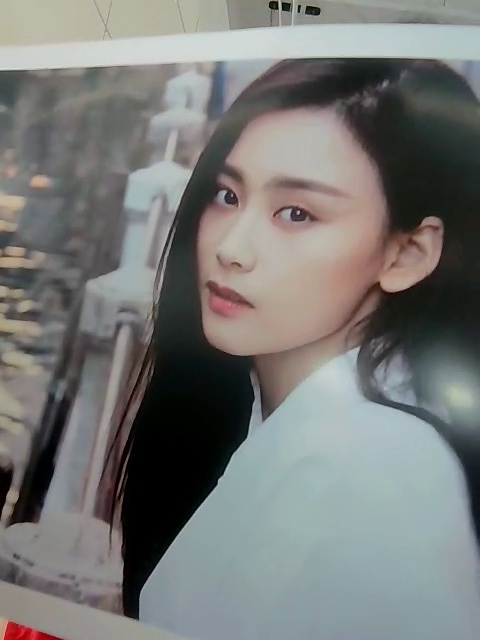
#> input picture images/image_F1.jpg, 480 x 640 px; its folder holds only this picture in this run
$ python -i moire.py   (imports and definitions only)
#> lines starting #> are read from the running program, lines starting #| are printed output that depends on the picture
import numpy as np
import cv2
from skimage.filters import difference_of_gaussians, window
from scipy.fftpack import fftn, fftshift
import random, os
import pyopencl as cl
import tqdm


def moire_image(I, debug=1):
    rows, cols = I.shape
    m = cv2.getOptimalDFTSize(rows)
    n = cv2.getOptimalDFTSize(cols)
    padded = cv2.copyMakeBorder(I, 0, m - rows, 0, n - cols,
                                cv2.BORDER_CONSTANT, value=[0, 0, 0])

    planes = [np.float32(padded), np.zeros(padded.shape, np.float32)]
    complexI = cv2.merge(planes)  # Add to the expanded another plane with zeros

    cv2.dft(complexI,
            complexI)  # this way the result may fit in the source matrix

    cv2.split(complexI, planes)  # planes[0] = Re(DFT(I), planes[1] = Im(DFT(I))
    cv2.magnitude(planes[0], planes[1], planes[0])  # planes[0] = magnitude
    magI = planes[0]

    matOfOnes = np.ones(magI.shape, dtype=magI.dtype)
    cv2.add(matOfOnes, magI, magI)  # switch to logarithmic scale
    cv2.log(magI, magI)

    magI_rows, magI_cols = magI.shape
    # crop the spectrum, if it has an odd number of rows or columns
    magI = magI[0:(magI_rows & -2), 0:(magI_cols & -2)]
    cx = int(magI_rows / 2)
    cy = int(magI_cols / 2)
    q0 = magI[0:cx, 0:cy]  # Top-Left - Create a ROI per quadrant
    q1 = magI[cx:cx + cx, 0:cy]  # Top-Right
    q2 = magI[0:cx, cy:cy + cy]  # Bottom-Left
    q3 = magI[cx:cx + cx, cy:cy + cy]  # Bottom-Right
    tmp = np.copy(q0)  # swap quadrants (Top-Left with Bottom-Right)
    magI[0:cx, 0:cy] = q3
    magI[cx:cx + cx, cy:cy + cy] = tmp
    tmp = np.copy(q1)  # swap quadrant (Top-Right with Bottom-Left)
    magI[cx:cx + cx, 0:cy] = q2
    magI[0:cx, cy:cy + cy] = tmp
    # print(magI)
    magII = cv2.normalize(magI, None, 0, 1,
                          cv2.NORM_MINMAX)  # Transform the matrix with float values into a

    if debug == 1:
        cv2.imshow("fourier", magII)

    return magI


# [155 lines left out: functions get_filted, check, prepare_environment, is_moire_gpu, is_moire_cpu, fake_detection, not called in this run]


import configparser


# [18 lines left out: function read_cfg, not called in this run]


# [18 lines of commented-out code are left out]

>>> import cv2
>>> picture = cv2.imread('images/image_F1.jpg', cv2.IMREAD_GRAYSCALE)
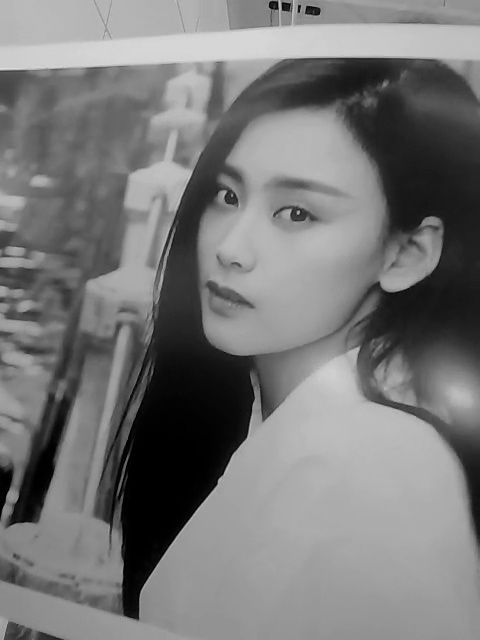
#> picture: shape (640, 480); min 0, max 222, mean 120
>>> result = moire_image(picture)
#> in moire_image, `cv2.add(matOfOnes, magI, magI)`: matOfOnes: shape (640, 480) float32; every value is 1
#> in moire_image, `q0 = magI[0:cx, 0:cy]`:
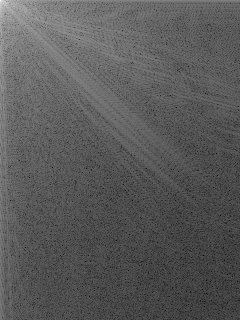
#> q0: shape (320, 240) float32; min 1.57, max 17.42, mean 7.17; drawn with min black and max white
#> in moire_image, `q1 = magI[cx:cx + cx, 0:cy]`:
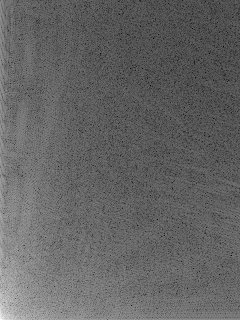
#> q1: shape (320, 240) float32; min 1.4, max 15.36, mean 6.91; drawn with min black and max white
#> in moire_image, `q2 = magI[0:cx, cy:cy + cy]`:
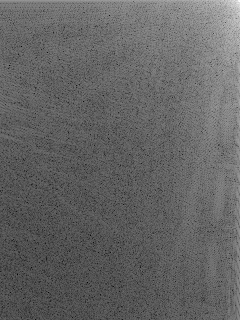
#> q2: shape (320, 240) float32; min 1.4, max 15.36, mean 6.91; drawn with min black and max white
#> in moire_image, `q3 = magI[cx:cx + cx, cy:cy + cy]`:
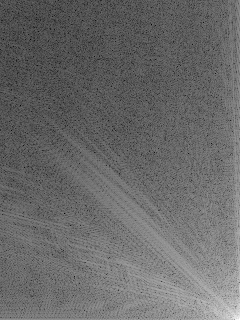
#> q3: shape (320, 240) float32; min 1.57, max 14.98, mean 7.14; drawn with min black and max white
#> in moire_image, `magI[cx:cx + cx, 0:cy] = q2`:
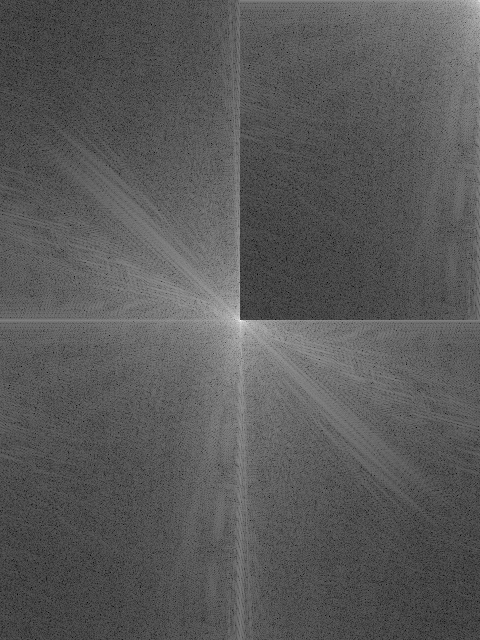
#> magI: shape (640, 480) float32; min 1.4, max 17.42, mean 7.03; drawn with min black and max white
#> in moire_image, `magI[0:cx, cy:cy + cy] = tmp`:
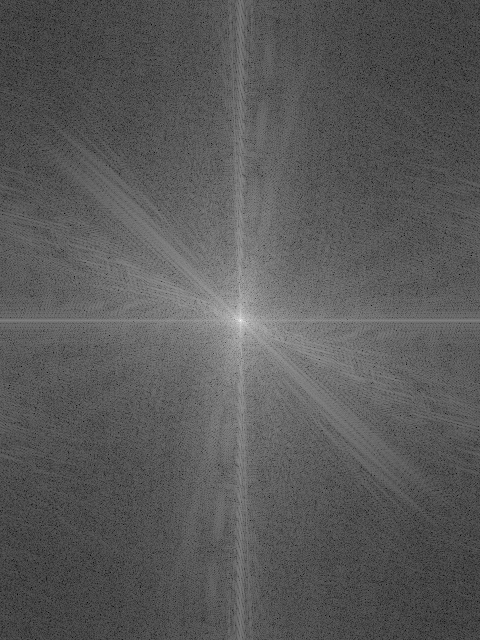
#> magI: shape (640, 480) float32; min 1.4, max 17.42, mean 7.03; drawn with min black and max white

$ run again, on images/image_F2.jpg
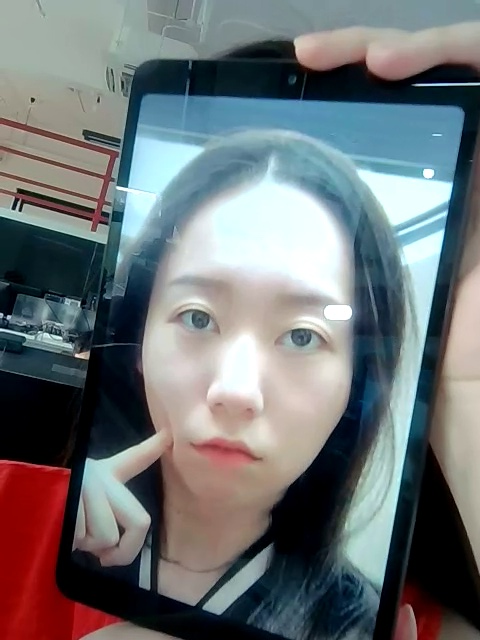
#> input picture images/image_F2.jpg, 480 x 640 px
#> matOfOnes: shape (640, 480) float32; every value is 1
#> in moire_image, `q2 = magI[0:cx, cy:cy + cy]`:
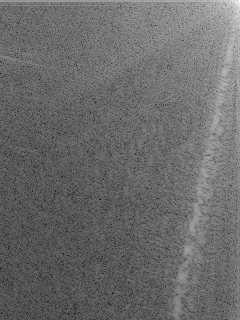
#> q2: shape (320, 240) float32; min 1.88, max 15.35, mean 7.53; drawn with min black and max white
#> in moire_image, `magI[0:cx, cy:cy + cy] = tmp`:
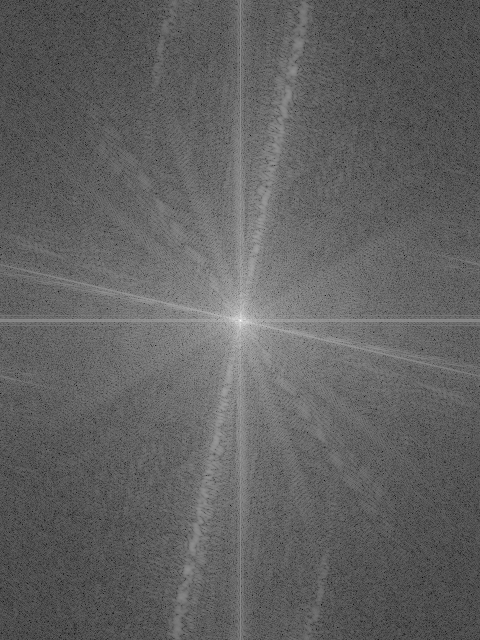
#> magI: shape (640, 480) float32; min 1.41, max 17.37, mean 7.54; drawn with min black and max white

$ run again, on images/image_T1.jpg
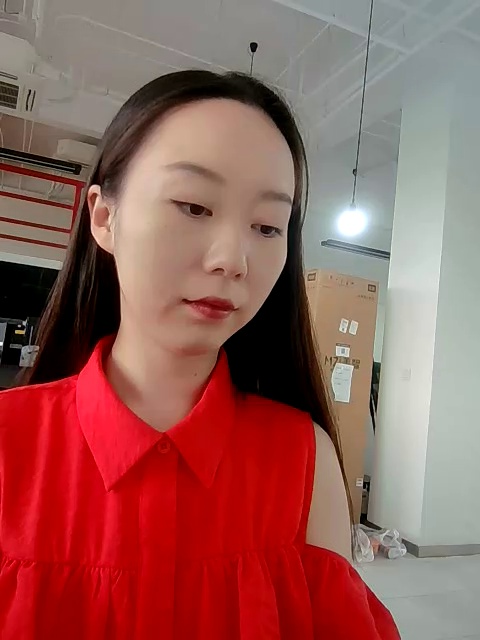
#> input picture images/image_T1.jpg, 480 x 640 px
#> matOfOnes: shape (640, 480) float32; every value is 1
#> in moire_image, `q2 = magI[0:cx, cy:cy + cy]`:
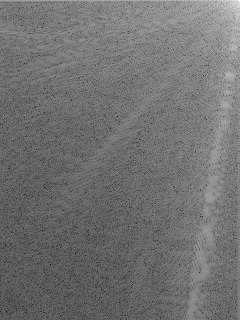
#> q2: shape (320, 240) float32; min 1.45, max 15.49, mean 7.72; drawn with min black and max white
#> in moire_image, `magI[0:cx, cy:cy + cy] = tmp`:
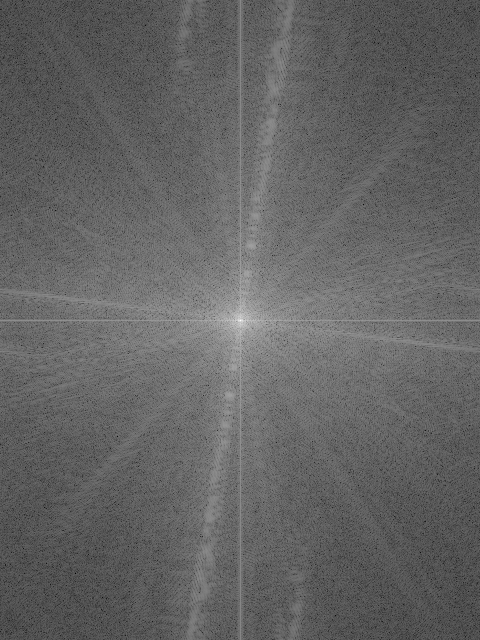
#> magI: shape (640, 480) float32; min 1.45, max 17.33, mean 7.68; drawn with min black and max white
